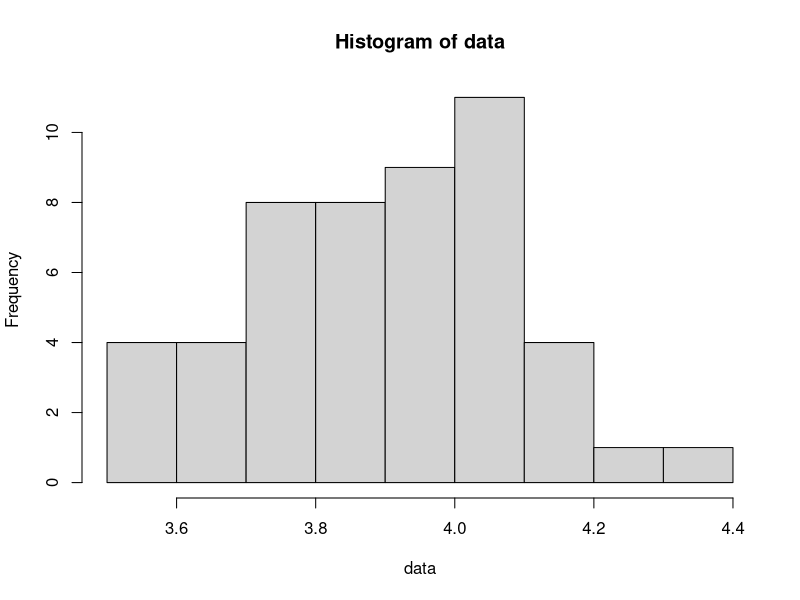

Here is the R script that generated this plot:
# Drug leves in blood in randomly selected patients:
data <- c( 3.86, 4.06, 3.67, 3.97, 3.76, 3.61,
3.76, 4.26, 3.52, 3.96, 4.01, 4.03, 3.87, 4.04, 3.93, 4.14,
3.88, 3.84, 3.71, 3.72, 3.89, 4.07, 3.82, 4.33, 4.00, 3.99,
4.02, 3.82, 3.62, 3.68, 4.17, 4.03, 3.50, 3.52, 3.72, 3.94,
3.91, 3.71, 4.09, 4.02, 4.08, 4.04, 3.78, 3.98, 3.81, 3.92,
3.73, 4.16, 4.18, 3.57)

# What is the type of distribution?
hist(data)

# Descriptive statistics
cat(
    "min: ", min(data),
    "\nQ1: ", quantile(data, p=0.25),
    "\nmed: ", median(data),
    "\nmean: ", mean(data),
    "\nQ3: ", quantile(data, p=0.75),
    "\nmax", max(data),
    "\nsd: ", sd(data),
    "\n"
)

# Q3?
quantile(data, p=0.75) #4.03

# Quantile of 4.0
ecdf(data)(4.00) #0.66
# Rank of 4.0
rank(data)[data == 4]

# Outliers
Q1 <- quantile(data, p=0.25)
Q3 <- quantile(data, p=0.75)
IQR <- Q3-Q1
lower <- data[ data < Q1 - 1.5 * IQR ]
upper <- data[ data > Q3 + 1.5 * IQR ]
cat("outliers", lower, upper)

#Stem-and-Leaf Plot
stem(data)

library(e1071)
# Skewness
cat( "skewness:", skewness(data), "\n") #-0.1155614
# Kurtosis
cat( "kurtosis:", kurtosis(data), "\n") #-0.6935056
